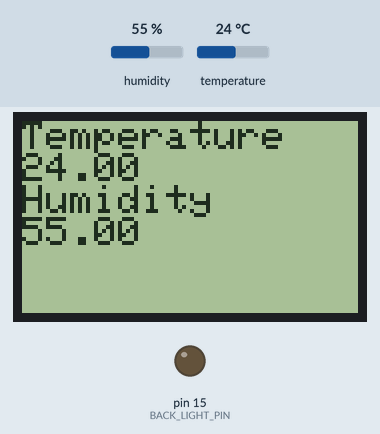
A sketch run on a simulated Arduino Uno, built with avr-gcc and run on an emulated ATmega328P. On the bench: 84×48 one-colour display, output pins drawn as LEDs (lit = HIGH). The inputs (shaded band) are chosen by the test bench; at power-on: humidity 55 %, temperature 24 °C.

Above: at 4.8 s.
4.9 s: humidity set to 22 %
At 9.0 s:
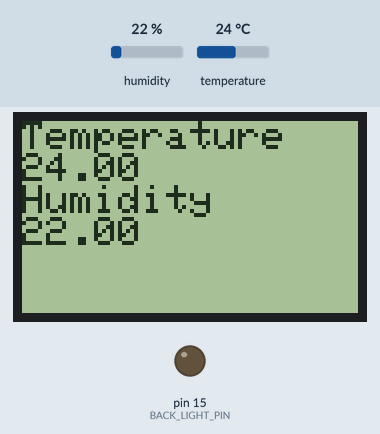
9.9 s: temperature set to 12 °C
At 12.9 s:
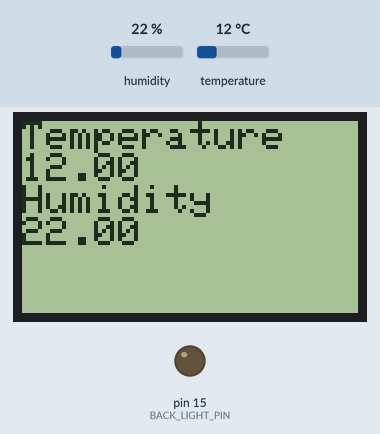
14.9 s: humidity set to 40 %
At 16.7 s:
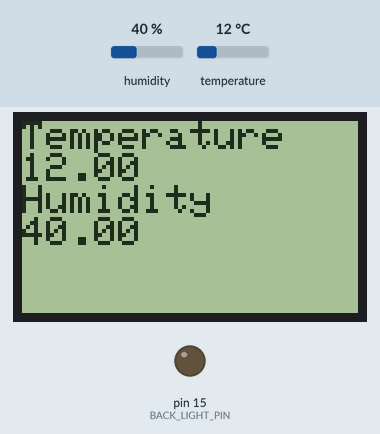
19.9 s: temperature set to 19 °C
At 20.5 s:
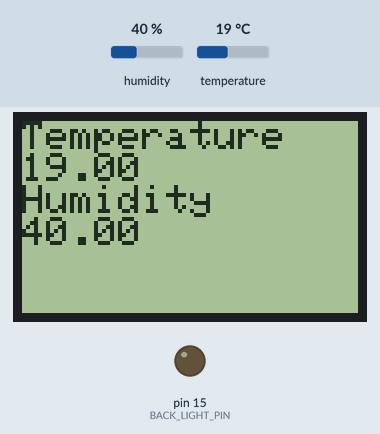
Timing chart, 0 to 22.9 s (numbered marks = the images above; inputs shaded):
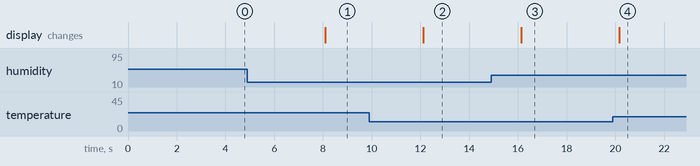

The sketch:

main.ino
```cpp
#include <DHT.h>
#include <DHT_U.h>
#include <SPI.h>
#include <Adafruit_GFX.h>
#include <Adafruit_PCD8544.h>

// Nokia 5110            Feather Huzzah
// 1 - RST               PIN 4
// 2 - CE                PIN 5
// 3 - DC                12
// 4 - DIN               13
// 5 - CLK               14
// 6 - VCC 3V
// 7 - Backlight        15
// 8 - GND

const int8_t BACK_LIGHT_PIN = 15;

#define DHT_22 2

DHT_Unified dht(DHT_22, DHT22);

// Software SPI (slower updates, more flexible pin options):
// pin 7 - Serial clock out (SCLK)
// pin 6 - Serial data out (DIN)
// pin 5 - Data/Command select (D/C)
// pin 4 - LCD chip select (CS)
// pin 3 - LCD reset (RST)
// Adafruit_PCD8544 display = Adafruit_PCD8544(7, 6, 5, 4, 3);
Adafruit_PCD8544 display = Adafruit_PCD8544(14, 13, 12, 5, 4);

// TODO Move to hardware SPI
// Hardware SPI (faster, but must use certain hardware pins):
// SCK is LCD serial clock (SCLK) - this is pin 13 on Arduino Uno
// MOSI is LCD DIN - this is pin 11 on an Arduino Uno
// pin 5 - Data/Command select (D/C)
// pin 4 - LCD chip select (CS)
// pin 3 - LCD reset (RST)
// Adafruit_PCD8544 display = Adafruit_PCD8544(5, 4, 3);
// Note with hardware SPI MISO and SS pins aren't used but will still be read
// and written to during SPI transfer.  Be careful sharing these pins!

void setup()
{
  Serial.begin(9600);

  // Turn LCD backlight on
  pinMode(BACK_LIGHT_PIN, OUTPUT);
  digitalWrite(BACK_LIGHT_PIN, LOW);

  dht.begin();
  display.begin();
  display.setContrast(50);
}

void loop()
{
  display.clearDisplay();
  display.setTextSize(1);
  display.setTextColor(BLACK);
  display.setCursor(0, 0);

  sensors_event_t event;

  dht.temperature().getEvent(&event);
  display.println("Temperature");
  display.println(event.temperature);

  dht.humidity().getEvent(&event);
  display.println("Humidity");
  display.println(event.relative_humidity);

  display.display();
  delay(4000);
}
```

Measured:
- after the input at 4.9 s, the display: changes after 3.2 s (image 1)
- after the input at 9.9 s, the display: changes after 2.2 s (image 2)
- after the input at 14.9 s, the display: changes after 1.2 s (image 3)
- after the input at 19.9 s, the display: changes after 0.26 s (image 4)
